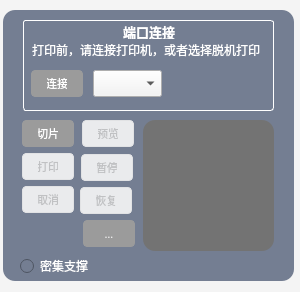
<?xml version="1.0" encoding="UTF-8"?>
<ui version="4.0">
 <class>PrintEdit</class>
 <widget class="QWidget" name="PrintEdit">
  <property name="windowModality">
   <enum>Qt::WindowModal</enum>
  </property>
  <property name="geometry">
   <rect>
    <x>0</x>
    <y>0</y>
    <width>300</width>
    <height>292</height>
   </rect>
  </property>
  <property name="windowTitle">
   <string>Form</string>
  </property>
  <property name="windowIcon">
   <iconset resource="../img.qrc">
    <normaloff>:/image/logo2.PNG</normaloff>:/image/logo2.PNG</iconset>
  </property>
  <property name="styleSheet">
   <string notr="true">QWidget
{
	background-color: rgb(244, 244, 244);
}

</string>
  </property>
  <widget class="QFrame" name="frame">
   <property name="geometry">
    <rect>
     <x>3</x>
     <y>10</y>
     <width>291</width>
     <height>271</height>
    </rect>
   </property>
   <property name="styleSheet">
    <string notr="true">QFrame
{
	background-color: rgb(116, 126, 146);
	border-radius: 12px;
}

/*QComboBox::drop-down
{
	
	subcontrol-origin: margin;
}*/
QLineEdit
{	
	color: rgb(255, 255, 255);
	border-radius: 4px;
	border: 1px solid rgb(255,250,250);
	background-color: rgb(116, 126, 146);
}
QLabel
{
	font-family:&quot;Source Sans Pro&quot;;
	font-size: 12px;
    font-weight: regular;
	color:#FFF;
}

QPushButton,QToolButton
{
   /* color: #424344;*/
    font-family: &quot;Source Sans Pro&quot;;
    font-size: 11px;
    font-weight: regular;
 	border: 1px solid yellow;
 	border-radius: 4px;
    padding: 0px 15px;   
    max-height: 100px;
    min-height: 25px;
	min-weight:52px;

 	/*background-color: #2288C1;*/
	background-color: rgb(155,155,155);
    border-color: rgb(155,155,155);
    color: #fff;
}

QToolButton:pressed, QPushButton:pressed, QPushButton[btn-secondary=true]:pressed, QPushButton[btn-icon=true]:pressed
{
    background-color: qlineargradient(x1:0, y1:0, x2:0, y2:1, stop:0 #E0E1E3, stop:.25 #F6F7F9);
}

QPushButton:disabled
{
    background-color: #EAEBED;
    border-color: #E1E2E4;
    color: #C0C1C3;
}

QPushButton:pressed,QToolButton:pressed
{
    background-color: qlineargradient(x1:0, y1:0, x2:0, y2:1, stop:0 #0072a9, stop:.25 #2288C1);
}
QPushButton:hover,QToolButton:hover
{
    background-color: #6C22E2;
}

QRadioButton
{	
	background-color: rgb(116, 126, 146);   
	color: rgb(255, 255, 255);
}
QGroupBox
{
  border: 1px solid #ffffff;
  border-radius:3px;
  color: #FFF;
  background-color: rgb(116, 126, 146);

}

</string>
   </property>
   <property name="frameShape">
    <enum>QFrame::StyledPanel</enum>
   </property>
   <property name="frameShadow">
    <enum>QFrame::Raised</enum>
   </property>
   <widget class="QTextBrowser" name="InforBrowser">
    <property name="geometry">
     <rect>
      <x>140</x>
      <y>110</y>
      <width>131</width>
      <height>131</height>
     </rect>
    </property>
    <property name="styleSheet">
     <string notr="true">QTextBrowser
{
	color: rgb(255, 255, 255);	
	background-color: rgb(115, 115, 115);
    font-family: &quot;Source Sans Pro&quot;;
    font-size: 14px;
    font-weight: regular;
}</string>
    </property>
    <property name="html">
     <string>&lt;!DOCTYPE HTML PUBLIC &quot;-//W3C//DTD HTML 4.0//EN&quot; &quot;http://www.w3.org/TR/REC-html40/strict.dtd&quot;&gt;
&lt;html&gt;&lt;head&gt;&lt;meta name=&quot;qrichtext&quot; content=&quot;1&quot; /&gt;&lt;style type=&quot;text/css&quot;&gt;
p, li { white-space: pre-wrap; }
&lt;/style&gt;&lt;/head&gt;&lt;body style=&quot; font-family:'Source Sans Pro'; font-size:14px; font-weight:400; font-style:normal;&quot;&gt;
&lt;p style=&quot;-qt-paragraph-type:empty; margin-top:0px; margin-bottom:0px; margin-left:0px; margin-right:0px; -qt-block-indent:0; text-indent:0px; font-family:'SimSun'; font-size:9pt;&quot;&gt;&lt;br /&gt;&lt;/p&gt;&lt;/body&gt;&lt;/html&gt;</string>
    </property>
   </widget>
   <widget class="QToolButton" name="toolButton">
    <property name="geometry">
     <rect>
      <x>80</x>
      <y>210</y>
      <width>52</width>
      <height>27</height>
     </rect>
    </property>
    <property name="font">
     <font>
      <family>Source Sans Pro</family>
      <pointsize>-1</pointsize>
     </font>
    </property>
    <property name="focusPolicy">
     <enum>Qt::NoFocus</enum>
    </property>
    <property name="toolTip">
     <string>Clean the infor browser</string>
    </property>
    <property name="text">
     <string>清屏</string>
    </property>
   </widget>
   <widget class="QPushButton" name="PrintButton">
    <property name="enabled">
     <bool>false</bool>
    </property>
    <property name="geometry">
     <rect>
      <x>19</x>
      <y>143</y>
      <width>52</width>
      <height>27</height>
     </rect>
    </property>
    <property name="font">
     <font>
      <family>Source Sans Pro</family>
      <pointsize>-1</pointsize>
     </font>
    </property>
    <property name="toolTip">
     <string>Begin print</string>
    </property>
    <property name="text">
     <string>打印</string>
    </property>
   </widget>
   <widget class="QPushButton" name="StopPrintButton">
    <property name="enabled">
     <bool>false</bool>
    </property>
    <property name="geometry">
     <rect>
      <x>78</x>
      <y>144</y>
      <width>52</width>
      <height>27</height>
     </rect>
    </property>
    <property name="font">
     <font>
      <family>Source Sans Pro</family>
      <pointsize>-1</pointsize>
     </font>
    </property>
    <property name="focusPolicy">
     <enum>Qt::NoFocus</enum>
    </property>
    <property name="toolTip">
     <string>stop print,can recover again</string>
    </property>
    <property name="text">
     <string>暂停</string>
    </property>
   </widget>
   <widget class="QPushButton" name="RecoverButton">
    <property name="enabled">
     <bool>false</bool>
    </property>
    <property name="geometry">
     <rect>
      <x>77</x>
      <y>177</y>
      <width>52</width>
      <height>27</height>
     </rect>
    </property>
    <property name="font">
     <font>
      <family>Source Sans Pro</family>
      <pointsize>-1</pointsize>
     </font>
    </property>
    <property name="focusPolicy">
     <enum>Qt::NoFocus</enum>
    </property>
    <property name="toolTip">
     <string>Go on print</string>
    </property>
    <property name="text">
     <string>恢复</string>
    </property>
   </widget>
   <widget class="QPushButton" name="ResetButton">
    <property name="enabled">
     <bool>false</bool>
    </property>
    <property name="geometry">
     <rect>
      <x>19</x>
      <y>176</y>
      <width>52</width>
      <height>27</height>
     </rect>
    </property>
    <property name="font">
     <font>
      <family>Source Sans Pro</family>
      <pointsize>-1</pointsize>
     </font>
    </property>
    <property name="focusPolicy">
     <enum>Qt::NoFocus</enum>
    </property>
    <property name="toolTip">
     <string>Reset the printer.</string>
    </property>
    <property name="text">
     <string>取消</string>
    </property>
   </widget>
   <widget class="QGroupBox" name="IPGroup">
    <property name="geometry">
     <rect>
      <x>20</x>
      <y>10</y>
      <width>251</width>
      <height>91</height>
     </rect>
    </property>
    <property name="font">
     <font>
      <family>Agency FB</family>
      <pointsize>10</pointsize>
      <weight>75</weight>
      <bold>true</bold>
     </font>
    </property>
    <property name="styleSheet">
     <string notr="true"/>
    </property>
    <property name="title">
     <string>端口连接</string>
    </property>
    <property name="alignment">
     <set>Qt::AlignBottom|Qt::AlignHCenter</set>
    </property>
    <widget class="QPushButton" name="ConnectButton">
     <property name="geometry">
      <rect>
       <x>8</x>
       <y>50</y>
       <width>52</width>
       <height>27</height>
      </rect>
     </property>
     <property name="font">
      <font>
       <family>Source Sans Pro</family>
       <pointsize>-1</pointsize>
      </font>
     </property>
     <property name="focusPolicy">
      <enum>Qt::NoFocus</enum>
     </property>
     <property name="toolTip">
      <string>Connecte to the printer</string>
     </property>
     <property name="text">
      <string>连接</string>
     </property>
    </widget>
    <widget class="QLabel" name="IP_label">
     <property name="geometry">
      <rect>
       <x>9</x>
       <y>19</y>
       <width>231</width>
       <height>21</height>
      </rect>
     </property>
     <property name="text">
      <string>打印前，请连接打印机，或者选择脱机打印</string>
     </property>
    </widget>
    <widget class="QComboBox" name="comboBox">
     <property name="geometry">
      <rect>
       <x>70</x>
       <y>50</y>
       <width>69</width>
       <height>27</height>
      </rect>
     </property>
     <property name="focusPolicy">
      <enum>Qt::NoFocus</enum>
     </property>
     <property name="contextMenuPolicy">
      <enum>Qt::NoContextMenu</enum>
     </property>
     <item>
      <property name="text">
       <string/>
      </property>
     </item>
     <item>
      <property name="text">
       <string>空</string>
      </property>
     </item>
    </widget>
   </widget>
   <widget class="QPushButton" name="ImageButton">
    <property name="enabled">
     <bool>false</bool>
    </property>
    <property name="geometry">
     <rect>
      <x>79</x>
      <y>110</y>
      <width>52</width>
      <height>27</height>
     </rect>
    </property>
    <property name="font">
     <font>
      <family>Source Sans Pro</family>
      <pointsize>-1</pointsize>
     </font>
    </property>
    <property name="focusPolicy">
     <enum>Qt::NoFocus</enum>
    </property>
    <property name="toolTip">
     <string>Show the layer image</string>
    </property>
    <property name="text">
     <string>预览</string>
    </property>
   </widget>
   <widget class="QPushButton" name="SliceButton">
    <property name="geometry">
     <rect>
      <x>19</x>
      <y>110</y>
      <width>52</width>
      <height>27</height>
     </rect>
    </property>
    <property name="font">
     <font>
      <family>Source Sans Pro</family>
      <pointsize>-1</pointsize>
     </font>
    </property>
    <property name="focusPolicy">
     <enum>Qt::NoFocus</enum>
    </property>
    <property name="toolTip">
     <string>Slice the object</string>
    </property>
    <property name="text">
     <string>切片</string>
    </property>
   </widget>
   <widget class="QRadioButton" name="radioButton">
    <property name="geometry">
     <rect>
      <x>17</x>
      <y>248</y>
      <width>81</width>
      <height>16</height>
     </rect>
    </property>
    <property name="styleSheet">
     <string notr="true"/>
    </property>
    <property name="text">
     <string>密集支撑</string>
    </property>
   </widget>
  </widget>
 </widget>
 <resources>
  <include location="../img.qrc"/>
 </resources>
 <connections/>
</ui>
